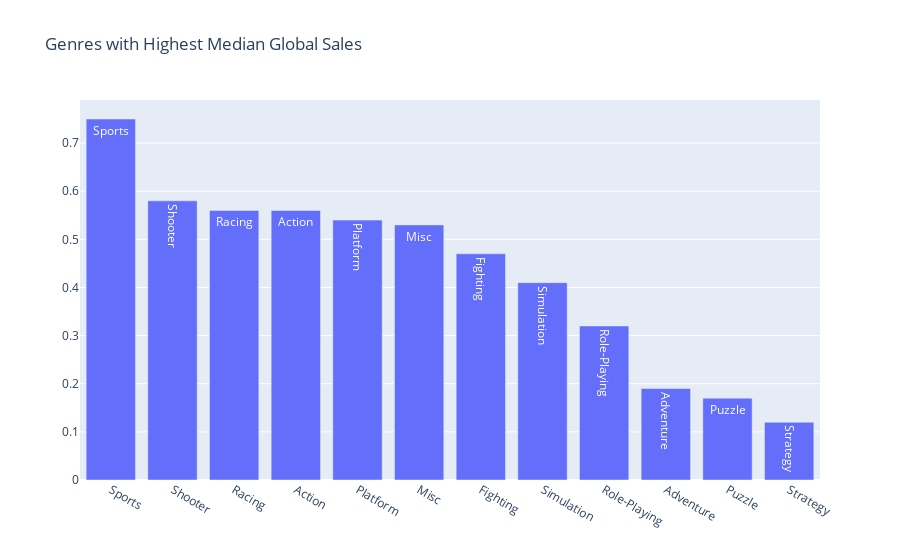

The code cell stored with this chart in its notebook:
### Code cell
bar_dropped_data_duplicates = data_post_2000.groupby('Genre')['Global_Sales'].median().sort_values(ascending=False).reset_index()

data = [Bar(x = bar_dropped_data_duplicates['Genre'], y = bar_dropped_data_duplicates['Global_Sales'], text = bar_dropped_data_duplicates['Genre'])]
layout = Layout(title = "Genres with Highest Median Global Sales")

fig = Figure(data = data, layout = layout)

plotly.offline.iplot(fig,show_link = False)

### Figure 1 — Plotly figure (JSON) as saved in the notebook; plotly's stock layout.template omitted (floating-point values rounded to 4 significant figures)
{"data": [{"text": ["Sports", "Shooter", "Racing", "Action", "Platform", "Misc", "Fighting", "Simulation", "Role-Playing", "Adventure", "Puzzle", "Strategy"], "type": "bar", "x": ["Sports", "Shooter", "Racing", "Action", "Platform", "Misc", "Fighting", "Simulation", "Role-Playing", "Adventure", "Puzzle", "Strategy"], "y": [0.75, 0.58, 0.56, 0.56, 0.54, 0.53, 0.47, 0.41, 0.32, 0.19, 0.17, 0.12]}], "layout": {"title": {"text": "Genres with Highest Median Global Sales"}}}
